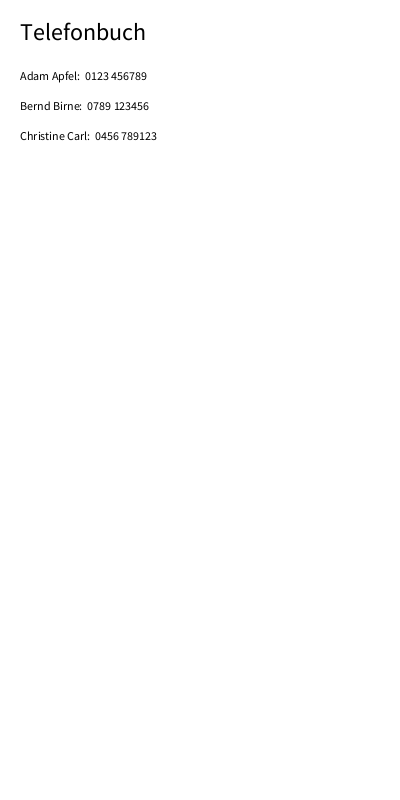
Frame 1 (no input)
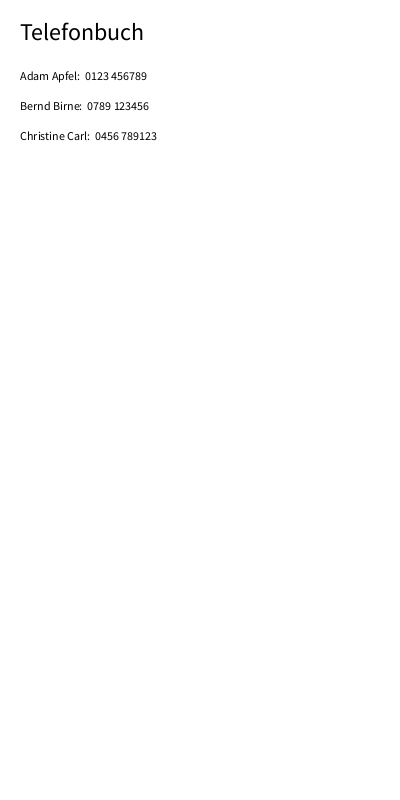
Frame 60 (the mouse pressed at the canvas centre just before this capture)
Frame 120 (the mouse held since frame 60 and released just before this capture): identical to frame 60, image omitted

The Processing sketch that drew these frames (run headless with seeded random() and noise(); from frame 60 on, the mouse is pressed at the canvas centre):

// Processing sketch: telefonbuch
// ── telefonbuch.pde
String name01 = "Adam Apfel";
String name02 = "Bernd Birne";
String name03 = "Christine Carl";

String number01 = "0123 456789";
String number02 = "0789 123456";
String number03 = "0456 789123";

void setup(){
size(400, 800);
background(0);
}

void draw(){
background(255);

  fill(0);
  textSize(24);
text("Telefonbuch",20, 40);

textSize(12);
text(name01 + ":  " + number01 ,20 ,80);
text(name02 + ":  " + number02 ,20 ,110);
text(name03 + ":  " + number03 ,20 ,140);

}
